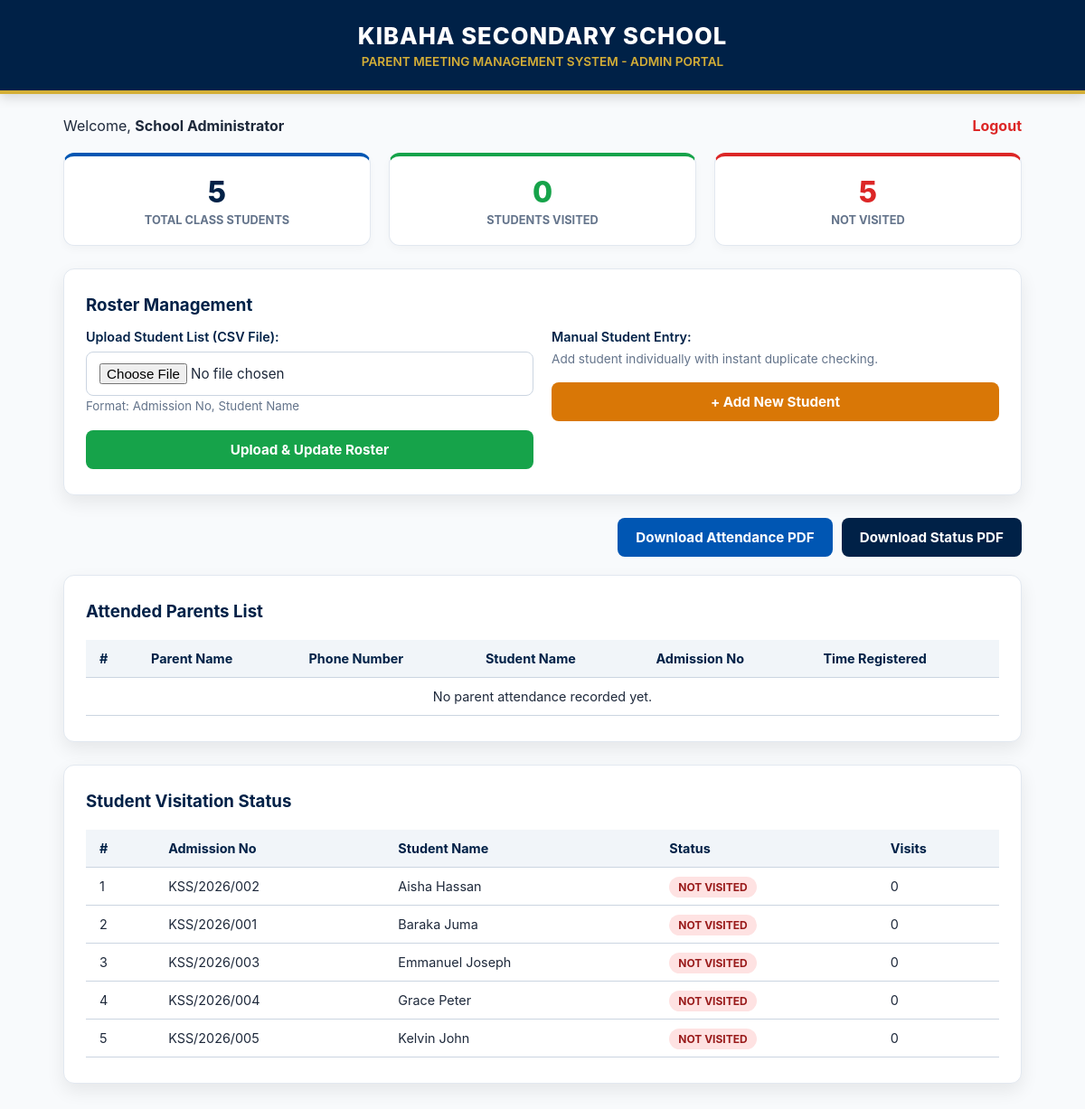
Page /admin/dashboard.php (signed in) on the committed database.
### tables this page shows
CREATE TABLE IF NOT EXISTS students_list (
    id INT AUTO_INCREMENT PRIMARY KEY,
    full_name VARCHAR(120) NOT NULL,
    admission_no VARCHAR(30) UNIQUE NOT NULL,
    created_at TIMESTAMP DEFAULT CURRENT_TIMESTAMP
);

### admin/dashboard.php (the view, shortened to what this page needs)
<?php
require_once '../config/db.php';
$total_students = $pdo->query("SELECT COUNT(*) FROM students_list")->fetchColumn();
$parents_list = $pdo->query("
    SELECT p.parent_name, p.phone_number, p.attended_at, s.full_name AS student_name, s.admission_no
    FROM parents_attendence p JOIN students_list s ON p.student_id = s.id ORDER BY p.attended_at DESC
")->fetchAll();
$students_list = $pdo->query("
    SELECT s.id, s.full_name, s.admission_no, COUNT(p.id) AS attendance_count
    FROM students_list s LEFT JOIN parents_attendence p ON s.id = p.student_id
    GROUP BY s.id ORDER BY s.full_name ASC
")->fetchAll();
$visited_students_count = 0;
$pending_students_count = $total_students - $visited_students_count;
?>
<!DOCTYPE html>
<html lang="en">
<head>
    <link rel="stylesheet" href="../assets/css/style.css">
</head>
<body>
    <header class="gov-header">
        <h1>KIBAHA SECONDARY SCHOOL</h1>
        <p>PARENT MEETING MANAGEMENT SYSTEM - ADMIN PORTAL</p>
    </header>
    <div class="container">
        <div style="display: flex; justify-content: space-between; align-items: center; margin-bottom: 20px;">
            <div>Welcome, <strong><?= htmlspecialchars($_SESSION['admin_name']) ?></strong></div>
            <a href="logout.php" style="color: var(--danger); font-weight: 700; text-decoration: none;">Logout</a>
        </div>
        <div class="stats-grid">
            <div class="stat-card">
                <div class="stat-number"><?= $total_students ?></div>
                <div class="stat-label">Total Class Students</div>
            </div>
            <div class="stat-card" style="border-top-color: var(--success);">
                <div class="stat-number" style="color: var(--success);"><?= $visited_students_count ?></div>
                <div class="stat-label">Students Visited</div>
            </div>
            <div class="stat-card" style="border-top-color: var(--danger);">
                <div class="stat-number" style="color: var(--danger);"><?= $pending_students_count ?></div>
                <div class="stat-label">Not Visited</div>
            </div>
        </div>
        <div class="card">
            <h3 style="color: var(--gov-navy); margin-bottom: 15px;">Roster Management</h3>
            <div style="display: grid; grid-template-columns: repeat(auto-fit, minmax(280px, 1fr)); gap: 20px;">
                <form action="student_actions.php" method="POST" enctype="multipart/form-data">
                    <div class="form-group">
                        <label>Upload Student List (CSV File):</label>
                        <input type="file" name="student_file" accept=".csv, .xlsx, .xls" required>
                        <small style="color: var(--text-muted);">Format: Admission No, Student Name</small>
                    </div>
                    <button type="submit" class="btn btn-success">Upload & Update Roster</button>
                </form>
                <div>
                    <div class="form-group">
                        <label>Manual Student Entry:</label>
                        <p style="font-size: 0.85rem; color: var(--text-muted); margin-bottom: 12px;">Add student individually with instant duplicate checking.</p>
                    </div>
                    <button type="button" class="btn btn-warning" onclick="openManualModal()">+ Add New Student</button>
                </div>
            </div>
        </div>
        <div style="margin-bottom: 20px; display: flex; gap: 10px; justify-content: flex-end; flex-wrap: wrap;">
            <button onclick="downloadPDF('attendanceTable', 'Parent_Attendance_Report')" class="btn" style="width: auto; background: var(--gov-blue);">Download Attendance PDF</button>
            <button onclick="downloadPDF('statusTable', 'Student_Visitation_Report')" class="btn" style="width: auto; background: var(--gov-navy);">Download Status PDF</button>
        </div>
        <div class="card">
            <h3 style="color: var(--gov-navy); margin-bottom: 10px;">Attended Parents List</h3>
            <div class="table-responsive">
                <table class="data-table" id="attendanceTable">
                    <thead>
                        <tr>
                            <th>#</th>
                            <th>Parent Name</th>
                            <th>Phone Number</th>
                            <th>Student Name</th>
                            <th>Admission No</th>
                            <th>Time Registered</th>
                        </tr>
                    </thead>
                    <tbody>
                        <?php if (count($parents_list) > 0): ?>
                            <?php foreach ($parents_list as $index => $row): ?>
                                <tr>
                                    <td><?= $index + 1 ?></td>
                                    <td><?= htmlspecialchars($row['parent_name']) ?></td>
                                    <td><?= htmlspecialchars($row['phone_number']) ?></td>
                                    <td><?= htmlspecialchars($row['student_name']) ?></td>
                                    <td><?= htmlspecialchars($row['admission_no']) ?></td>
                                    <td><?= date('d M Y, h:i A', strtotime($row['attended_at'])) ?></td>
                                </tr>
                            <?php endforeach; ?>
                        <?php else: ?>
                            <tr><td colspan="6" style="text-align: center;">No parent attendance recorded yet.</td></tr>
                        <?php endif; ?>
                    </tbody>
                </table>
            </div>
        </div>
        <div class="card">
            <h3 style="color: var(--gov-navy); margin-bottom: 10px;">Student Visitation Status</h3>
            <div class="table-responsive">
                <table class="data-table" id="statusTable">
                    <thead>
                        <tr>
                            <th>#</th>
                            <th>Admission No</th>
                            <th>Student Name</th>
                            <th>Status</th>
                            <th>Visits</th>
                        </tr>
                    </thead>
                    <tbody>
                        <?php foreach ($students_list as $index => $student): ?>
                            <tr>
                                <td><?= $index + 1 ?></td>
                                <td><?= htmlspecialchars($student['admission_no']) ?></td>
                                <td><?= htmlspecialchars($student['full_name']) ?></td>
                                <td>
                                    <span class="badge <?= $student['attendance_count'] > 0 ? 'badge-success' : 'badge-danger' ?>">
                                        <?= $student['attendance_count'] > 0 ? 'VISITED' : 'NOT VISITED' ?>
                                    </span>
                                </td>
                                <td><?= $student['attendance_count'] ?></td>
                            </tr>
                        <?php endforeach; ?>
                    </tbody>
                </table>
            </div>
        </div>
    </div>
</body>
</html>

### assets/css/style.css (style rules this page uses)
:root { --gov-navy: #002147; --gov-blue: #0056b3; --gov-sky: #eef5ff; --gov-gold: #d4af37; --gov-gradient: linear-gradient(135deg, #001a38 0%, #004085 50%, #0056b3 100%); --text-dark: #1e293b; --text-muted: #64748b; --white: #ffffff; --border-color: #cbd5e1; --success: #16a34a; --danger: #dc2626; --warning: #d97706; }
* { box-sizing: border-box; margin: 0; padding: 0; font-family: 'Inter', -apple-system, BlinkMacSystemFont, 'Segoe UI', Roboto, sans-serif; }
body { background-color: #f8fafc; min-height: 100vh; display: flex; flex-direction: column; color: var(--text-dark); }
.gov-header { background: var(--gov-navy); color: var(--white); padding: 24px 20px; text-align: center; border-bottom: 4px solid var(--gov-gold); box-shadow: 0 4px 12px rgba(0, 0, 0, 0.15); }
.gov-header h1 { font-size: 1.6rem; letter-spacing: 1px; text-transform: uppercase; font-weight: 800; }
.gov-header p { font-size: 0.85rem; color: var(--gov-gold); margin-top: 5px; font-weight: 600; }
.container { max-width: 1100px; margin: 0 auto; padding: 25px 20px; width: 100%; }
.card { background: var(--white); border-radius: 12px; padding: 28px 24px; box-shadow: 0 8px 20px rgba(0, 0, 0, 0.08); border: 1px solid #e2e8f0; margin-bottom: 25px; }
.form-group { margin-bottom: 18px; position: relative; }
label { display: block; font-weight: 600; margin-bottom: 8px; font-size: 0.9rem; color: var(--gov-navy); }
input[type="text"], input[type="tel"], input[type="password"], input[type="file"], select { width: 100%; padding: 12px 14px; border: 1px solid var(--border-color); border-radius: 8px; font-size: 0.95rem; outline: none; transition: all 0.2s ease; background-color: #ffffff; }
.btn { display: inline-flex; align-items: center; justify-content: center; width: 100%; padding: 12px 20px; background-color: var(--gov-navy); color: var(--white); border: none; border-radius: 8px; font-size: 0.95rem; font-weight: 700; cursor: pointer; transition: background 0.2s; text-decoration: none; }
.btn-success { background-color: var(--success); }
.btn-warning { background-color: var(--warning); }
.stats-grid { display: grid; grid-template-columns: repeat(auto-fit, minmax(240px, 1fr)); gap: 20px; margin-bottom: 25px; }
.stat-card { background: white; padding: 20px; border-radius: 12px; text-align: center; border-top: 4px solid var(--gov-blue); box-shadow: 0 4px 10px rgba(0,0,0,0.03); border-left: 1px solid #e2e8f0; border-right: 1px solid #e2e8f0; border-bottom: 1px solid #e2e8f0; }
.stat-number { font-size: 2rem; font-weight: 800; color: var(--gov-navy); }
.stat-label { font-size: 0.8rem; color: var(--text-muted); text-transform: uppercase; font-weight: 700; margin-top: 4px; }
.table-responsive { width: 100%; overflow-x: auto; }
.data-table { width: 100%; border-collapse: collapse; margin-top: 10px; background: white; }
.data-table th, .data-table td { padding: 12px 15px; border-bottom: 1px solid var(--border-color); text-align: left; font-size: 0.9rem; }
.data-table th { background-color: #f1f5f9; color: var(--gov-navy); font-weight: 700; }
.badge { padding: 4px 10px; border-radius: 20px; font-weight: 700; font-size: 0.75rem; }
.badge-danger { background-color: #fee2e2; color: #991b1b; }

### rows in the picture
students_list: admission_no "KSS/2026/002", full_name "Aisha Hassan", attendance_count "0"
students_list: admission_no "KSS/2026/001", full_name "Baraka Juma", attendance_count "0"
students_list: admission_no "KSS/2026/003", full_name "Emmanuel Joseph", attendance_count "0"
students_list: admission_no "KSS/2026/004", full_name "Grace Peter", attendance_count "0"
students_list: admission_no "KSS/2026/005", full_name "Kelvin John", attendance_count "0"

### other values in the picture
$_SESSION['admin_name'] "School Administrator"
$total_students "5"
$visited_students_count "0"
$pending_students_count "5"
